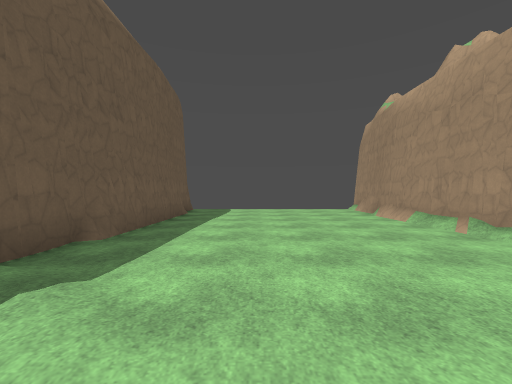
view 1 (above)

16 first-person views from a walk through a level from a Godot 3-D game. The camera is 1.4 m above the floor, looks level and sees 90° across. The floor is counted in squares, 2 m on a side. Each view is taken from the middle of a square. On the plan, view 1 faces up. The plan holds only what a view shows up to about 9 squares ahead; the rest is blank. The place goes on beyond the plan. Characters and animated objects are left out. Surface patterns are stand-ins for the level's own textures.

view 2
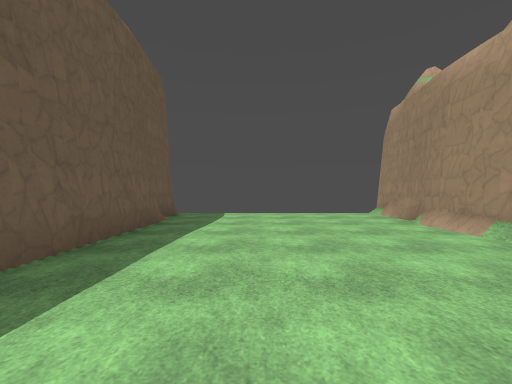

view 3
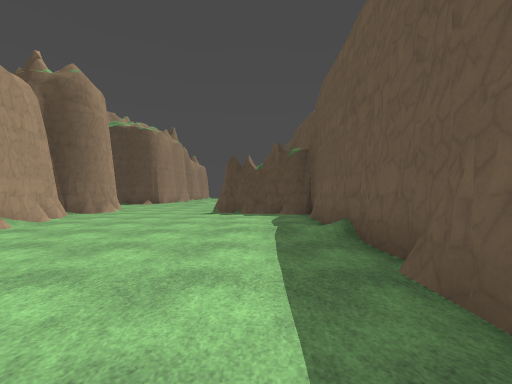

view 4
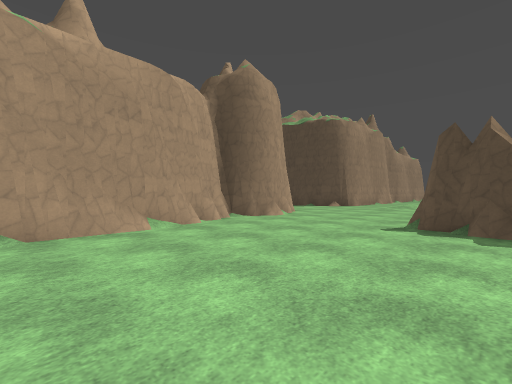

view 5
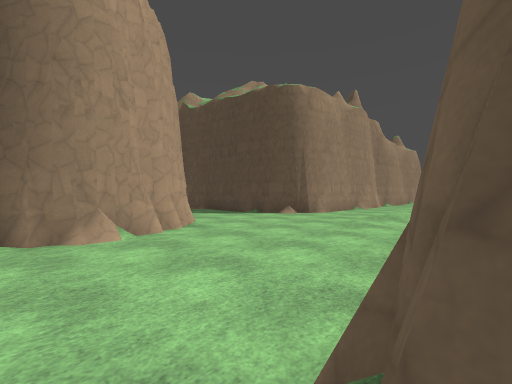

view 6
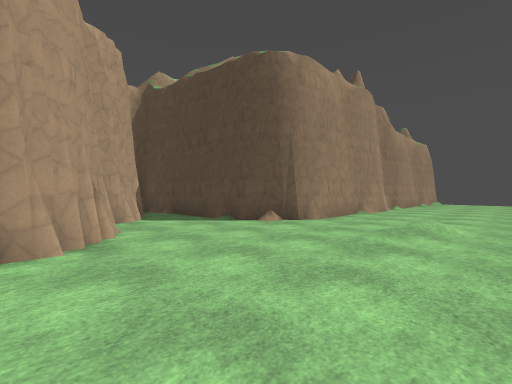

view 7
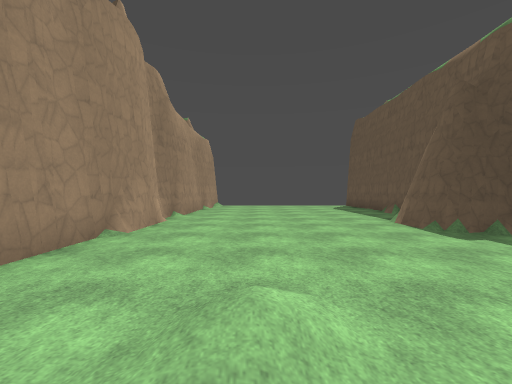

view 8
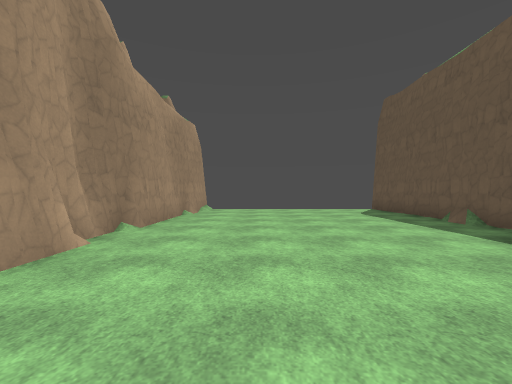

view 9
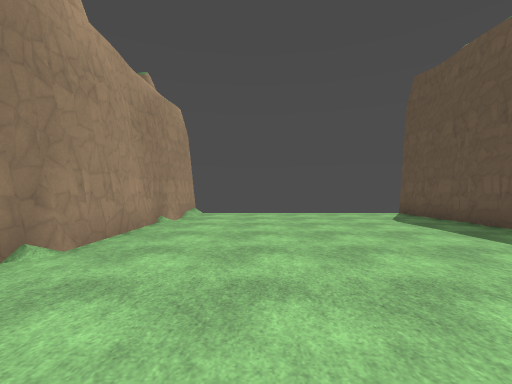

view 10
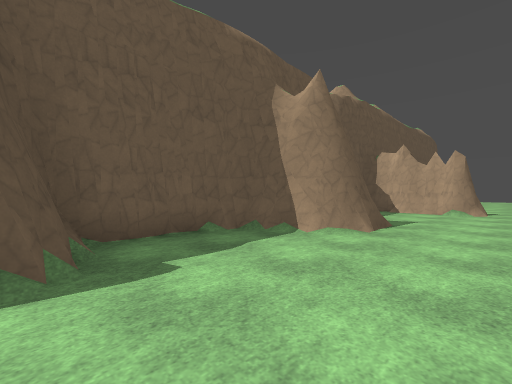

view 11
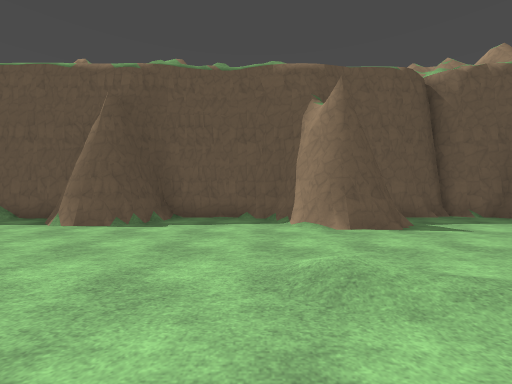

view 12
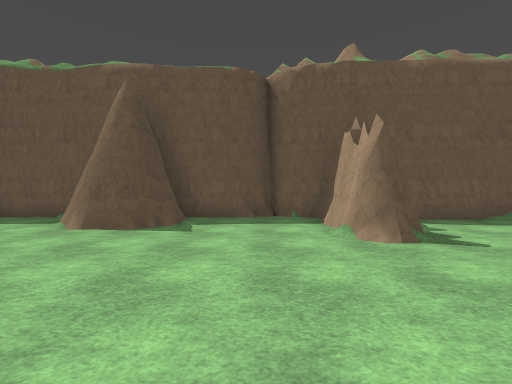

view 13
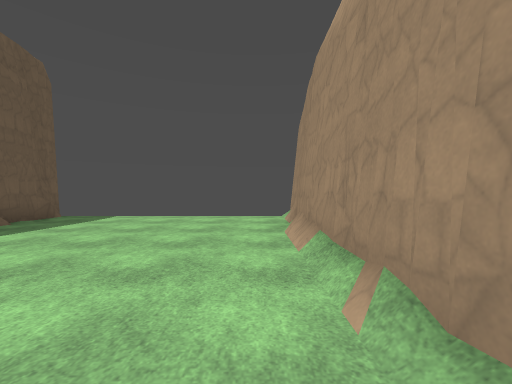

view 14
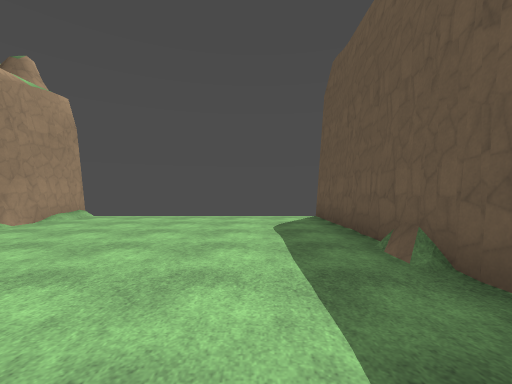

view 15
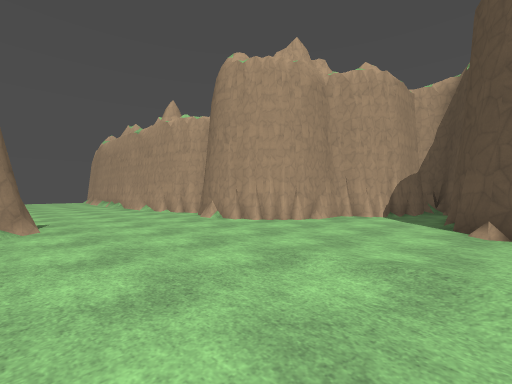

view 16
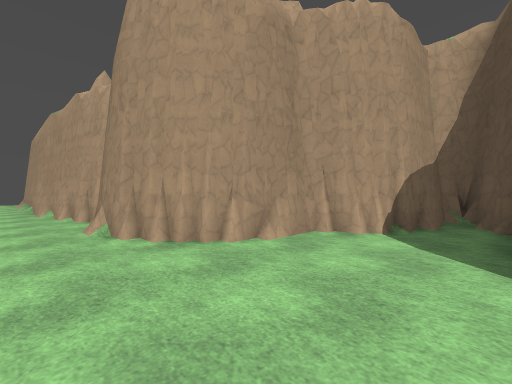

### Floor plan
Key: @ floor where view 1 was taken; # wall or solid block; . floor; / step, stairs or slope.
Columns run from 4 left of view 1 to 9 right of it. Each row starts with its distance up from view 1.
 11  #      #
 10  #......#
  9  #......#
  8  #......#
  7  #......#
  6  #......#
  5  #......#
  4  #......#
  3  #......#
  2  #//....#
  1  #./....#
  0  #..@...##
 -1  #.......#
 -2  ##......#
 -3  ####....#
 -4 ##.......#
 -5 #........####
 -6 ##..........##
 -7  ##..........#
 -8  ###../....###
 -9  ##.../..###
-10  #.......#
-11  #.......#
-12  #.......#
-13  ##......#
-14  ##......#
-15  #.......#
-16  #.......#
-17  #.......#
-18  #.......#
-19  #.......#
-20  #......##
-21  #......#
-22  #      #

Positions as (right, up) in squares from view 1, and headings:
1: (0, 0), facing up
2: (0, 2), facing up
3: (-1, 6), facing down
4: (-1, 3), facing down-right
5: (0, -2), facing down-right
6: (1, -4), facing down-right
7: (2, -8), facing down
8: (2, -11), facing down
9: (2, -13), facing down
10: (1, -13), facing up-left
11: (4, -10), facing left
12: (4, -5), facing left
13: (3, 3), facing up
14: (-1, -14), facing down
15: (0, -9), facing up-right
16: (3, -8), facing up-right
